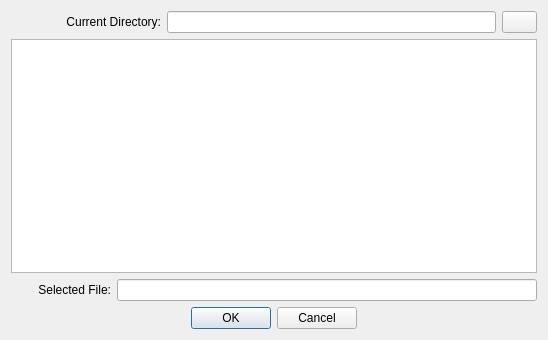
<?xml version="1.0" encoding="UTF-8"?>
<ui version="4.0">
 <class>AdvFolderChooser</class>
 <widget class="QDialog" name="AdvFolderChooser">
  <property name="geometry">
   <rect>
    <x>0</x>
    <y>0</y>
    <width>548</width>
    <height>340</height>
   </rect>
  </property>
  <property name="windowTitle">
   <string>Select .adv File</string>
  </property>
  <layout class="QVBoxLayout" name="verticalLayout">
   <item>
    <layout class="QHBoxLayout" name="horizontalLayout_2">
     <item>
      <widget class="QLabel" name="label_currentFolder">
       <property name="minimumSize">
        <size>
         <width>150</width>
         <height>0</height>
        </size>
       </property>
       <property name="maximumSize">
        <size>
         <width>150</width>
         <height>16777215</height>
        </size>
       </property>
       <property name="text">
        <string>Current Directory:</string>
       </property>
       <property name="alignment">
        <set>Qt::AlignRight|Qt::AlignTrailing|Qt::AlignVCenter</set>
       </property>
      </widget>
     </item>
     <item>
      <widget class="QLineEdit" name="text_currentPath">
       <property name="readOnly">
        <bool>true</bool>
       </property>
      </widget>
     </item>
     <item>
      <widget class="QPushButton" name="button_upDirectory">
       <property name="minimumSize">
        <size>
         <width>35</width>
         <height>0</height>
        </size>
       </property>
       <property name="maximumSize">
        <size>
         <width>35</width>
         <height>16777215</height>
        </size>
       </property>
       <property name="text">
        <string/>
       </property>
      </widget>
     </item>
    </layout>
   </item>
   <item>
    <widget class="QListView" name="listview_advfile"/>
   </item>
   <item>
    <layout class="QHBoxLayout" name="horizontalLayout">
     <item>
      <widget class="QLabel" name="label_selectedFile">
       <property name="minimumSize">
        <size>
         <width>100</width>
         <height>0</height>
        </size>
       </property>
       <property name="maximumSize">
        <size>
         <width>100</width>
         <height>16777215</height>
        </size>
       </property>
       <property name="text">
        <string>Selected File:</string>
       </property>
       <property name="alignment">
        <set>Qt::AlignRight|Qt::AlignTrailing|Qt::AlignVCenter</set>
       </property>
      </widget>
     </item>
     <item>
      <widget class="QLineEdit" name="text_newFile">
       <property name="alignment">
        <set>Qt::AlignRight|Qt::AlignTrailing|Qt::AlignVCenter</set>
       </property>
       <property name="readOnly">
        <bool>true</bool>
       </property>
       <property name="placeholderText">
        <string/>
       </property>
      </widget>
     </item>
    </layout>
   </item>
   <item>
    <widget class="QDialogButtonBox" name="buttonBox">
     <property name="layoutDirection">
      <enum>Qt::LeftToRight</enum>
     </property>
     <property name="standardButtons">
      <set>QDialogButtonBox::Cancel|QDialogButtonBox::Ok</set>
     </property>
     <property name="centerButtons">
      <bool>true</bool>
     </property>
    </widget>
   </item>
  </layout>
 </widget>
 <resources/>
 <connections/>
</ui>
